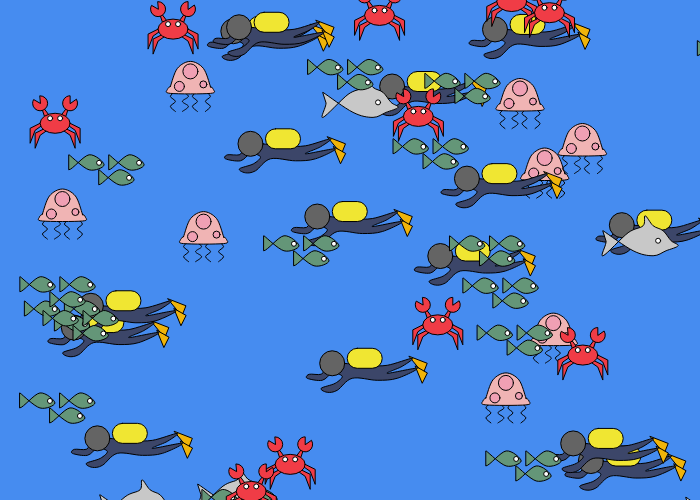
Frame 1 (no input)
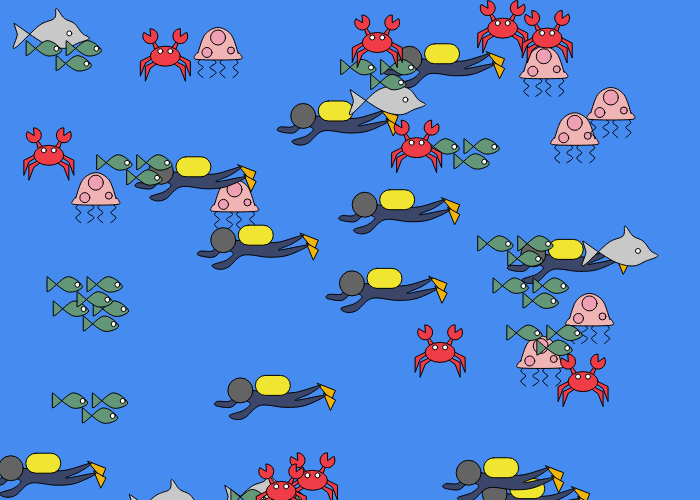
Frame 60 (no input)
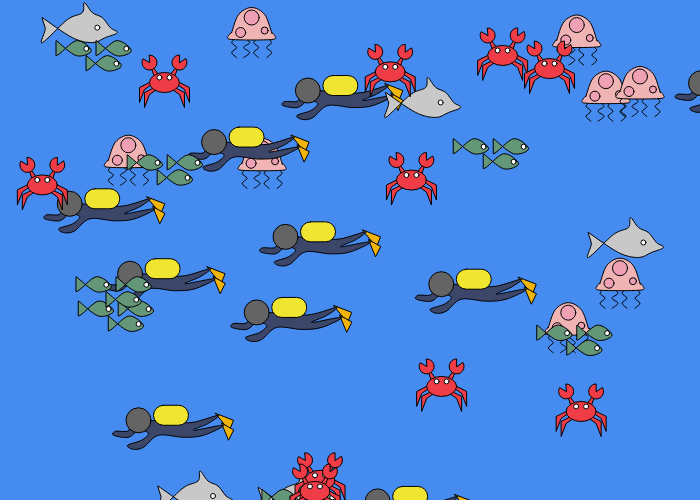
Frame 120 (the mouse pressed at the canvas centre since frame 60)

The p5.js sketch that drew these frames (run headless with seeded random() and noise() and a simulated clock; from frame 60 on, the mouse is pressed at the canvas centre):

// p5.js sketch
// ── sketch.js
var bobbys = [];
var cantBobs = 8;

var buzos = [];
var cantBuzos = 15;

var willy = [];
var cantWilly = 5;

var pez = [];
var cantPeces = 15;

var crab = [];
var cantCrabs = 10;

function setup() {
  createCanvas(700, 500);
  for (var i = 0; i < cantBobs; i = i + 1) {
    bobbys[i] = new jellyfish(random(width), random(height));
  }

  for (var i = 0; i < cantBuzos; i = i + 1) {
    buzos[i] = new humano(random(width), random(height));
  }
  
  for (var i = 0; i < cantWilly; i = i + 1) {
    willy[i] = new delfin(random(width), random(height));
  }
  
  for (var i = 0; i < cantPeces; i = i + 1) {
    pez[i] = new peces(random(width), random(height));
  }
  for (var i = 0; i < cantCrabs; i = i + 1) {
    crab[i] = new crangrejo(random(width), random(height));
  }
}

function draw() {
  background(70,140,240);

  for (var i = 0; i < cantBobs; i = i + 1) {
    bobbys[i].dibujarse();
    bobbys[i].moverse();
    if (dist(mouseX, mouseY, bobbys[i].x2, bobbys[i].y2) < 15){         
      bobbys[i].morirse();
    }
    for (var j = 0; j < cantBuzos; j = j + 1) {//medusas matando buzos
      if (dist(bobbys[i].x2, bobbys[i].y2, buzos[j].x3,buzos[j].y3)< 20) {
        buzos[j].morirse();
      } else if( buzos[j].viva== false){//revivir/renacer
    buzos[j].dibujarse();
    buzos[j].moverse();
      }
    }
  }
  for (var i = 0; i < cantBuzos; i = i + 1) {
    buzos[i].dibujarse();
    buzos[i].moverse();
     for (var j = 0; j < cantPeces; j = j + 1) {//buzos pescando peces
      if (dist(pez[j].x4, pez[j].y4, buzos[i].x3,buzos[i].y3)< 20) {
        pez[j].morirse();
      } else if( pez[j].viva== false){//revivir/renacer
        pez[j].dibujarse();
      }
    }
    for (var j = 0; j < cantCrabs; j = j + 1) {
      if (dist(crab[j].x5, crab[j].y5, buzos[i].x3,buzos[i].y3)< 60) {
        crab[j].escapar();
      } 
    }
  }
  for (var i = 0; i < cantWilly; i = i + 1) {
    willy[i].dibujarse();
    willy[i].moverse();
    for (var j = 0; j < cantBobs; j = j + 1) {//medusas asustando delfines/picando
      if (dist(bobbys[j].x2, bobbys[j].y2, willy[i].x1,willy[i].y1)< 100) {
        willy[i].parar();
      } 
    }
  }
  for (var i = 0; i < cantPeces; i = i + 1) {
    pez[i].dibujarse();
    pez[i].moverse();
  }
  
  for (var i = 0; i < cantCrabs; i = i + 1) {
    crab[i].dibujarse();
    crab[i].moverse();
  }
}



function jellyfish(_x, _y) {
  //medusa

  //Caracteristicas 
  this.x2 = _x;
  this.y2 = _y;
  this.dir = 1;
  this.viva = true;

 
  //forma
  this.dibujarse = function() {
    if (this.viva == true) {
      noFill();
      beginShape();
      curveVertex(this.x2 + 5, this.y2 + 5);
      curveVertex(this.x2 + 5, this.y2 + 5);
      curveVertex(this.x2, this.y2 + 10);
      curveVertex(this.x2 + 5, this.y2 + 15);
      curveVertex(this.x2, this.y2 + 20);
      curveVertex(this.x2 + 5, this.y2 + 25);
      curveVertex(this.x2 + 5, this.y2 + 25);
      endShape();

      beginShape();
      curveVertex(this.x2 + 12, this.y2 + 5);
      curveVertex(this.x2 + 12, this.y2 + 5);
      curveVertex(this.x2 + 18, this.y2 + 10);
      curveVertex(this.x2 + 12, this.y2 + 15);
      curveVertex(this.x2 + 18, this.y2 + 20);
      curveVertex(this.x2 + 12, this.y2 + 25);
      curveVertex(this.x2 + 12, this.y2 + 25);
      endShape();

      beginShape();
      curveVertex(this.x2 + 27, this.y2 + 5);
      curveVertex(this.x2 + 27, this.y2 + 5);
      curveVertex(this.x2 + 22, this.y2 + 10);
      curveVertex(this.x2 + 27, this.y2 + 15);
      curveVertex(this.x2 + 22, this.y2 + 20);
      curveVertex(this.x2 + 27, this.y2 + 25);
      curveVertex(this.x2 + 27, this.y2 + 25);
      endShape();

      beginShape();
      curveVertex(this.x2 + 35, this.y2 + 5);
      curveVertex(this.x2 + 35, this.y2 + 5);
      curveVertex(this.x2 + 40, this.y2 + 10);
      curveVertex(this.x2 + 35, this.y2 + 15);
      curveVertex(this.x2 + 40, this.y2 + 20);
      curveVertex(this.x2 + 35, this.y2 + 25);
      curveVertex(this.x2 + 35, this.y2 + 25);
      endShape();

      fill(240, 180, 180);

      beginShape();
      curveVertex(this.x2, this.y2);
      curveVertex(this.x2, this.y2);
      vertex(this.x2 + 7, this.y2 - 18);
      vertex(this.x2 + 20, this.y2 - 25);
      vertex(this.x2 + 33, this.y2 - 18);
      curveVertex(this.x2 + 40, this.y2);
      vertex(this.x2 + 40, this.y2);
      vertex(this.x2 + 43, this.y2 + 3);
      vertex(this.x2 + 40, this.y2 + 7);
      vertex(this.x2, this.y2 + 7);
      vertex(this.x2 - 3, this.y2 + 3);
      vertex(this.x2, this.y2);
      endShape(CLOSE);

      fill(240, 160, 180);

      ellipse(this.x2 + 9, this.y2, 10, 10);
      ellipse(this.x2 + 20, this.y2 - 15, 15, 15);
      ellipse(this.x2 + 33, this.y2 - 2, 7, 7);
    }
  }

  //movimiento

  this.moverse = function() {
    if ((this.x2 > width && this.y2 < 0) || (this.x2 < 0) && this.y2 > height) {
      this.dir = this.dir * -1;
    }

    this.x2 = this.x2 + random(0, 1) * this.dir;
    this.y2 = this.y2 + random(-2, 1) * this.dir;

  }

  // morir
  this.morirse = function() {
    this.viva = false;
  }
}

function humano(_x, _y) {
  //buceador
  //Caracteristicas
  this.x3 = _x;
  this.y3 = _y;
  this.viva = true;

  //Habilidades
  this.dibujarse = function() {
    if (this.viva == true) {
      fill(240, 180, 10);
      triangle(this.x3 + 82, this.y3 - 12, this.x3 + 100, this.y3 - 5, this.x3 + 96, this.y3 + 5);
      triangle(this.x3 + 88, this.y3 - 2, this.x3 + 95, this.y3 + 15, this.x3 + 100, this.y3 + 5);

      fill(60, 70, 105);
      beginShape();
      curveVertex(this.x3, this.y3);
      vertex(this.x3 - 6, this.y3 + 6);
      vertex(this.x3 - 18, this.y3 + 6);
      vertex(this.x3 - 20, this.y3 + 10);
      vertex(this.x3 - 5, this.y3 + 12);
      vertex(this.x3 + 5, this.y3 + 5);
      vertex(this.x3 + 15, this.y3 + 8);
      vertex(this.x3 + 8, this.y3 + 15);
      vertex(this.x3 - 6, this.y3 + 20);
      vertex(this.x3, this.y3 + 24);
      vertex(this.x3 + 10, this.y3 + 22);
      vertex(this.x3 + 25, this.y3 + 10);
      vertex(this.x3 + 50, this.y3 + 12);
      vertex(this.x3 + 70, this.y3 + 10);
      vertex(this.x3 + 90, this.y3);
      vertex(this.x3 + 60, this.y3 + 5);
      vertex(this.x3 + 75, this.y3 - 2);
      vertex(this.x3 + 85, this.y3 - 10);
      vertex(this.x3 + 60, this.y3 - 3);
      vertex(this.x3 + 40, this.y3 - 3);
      vertex(this.x3 + 10, this.y3 - 5);
      endShape(CLOSE);

      fill(100);
      ellipse(this.x3 + 5, this.y3 - 5, 25, 25);
      fill(240, 230, 50);
      rect(this.x3 + 20, this.y3 - 20, 35, 20, 10);
    }
  }
//morirse
  this.moverse = function() {
    if (this.x3 > 0) {
      this.x3 = this.x3 + random(0, -3);
      this.y3 = this.y3 + random(0, 1);
    } else if (this.x3 < 0) {
      this.x3 = width + 100;
      this.y3 = random(0, height);
    }
  }

  // morir
  this.morirse = function() {
    this.viva = false;
  }
}

function delfin(_x, _y) {
  //delfin
  //Caracteristicas
  this.x1 = _x;
  this.y1 = _y;
  this.viva = true;

  //Habilidades
  this.dibujarse = function() {
    if (this.viva == true) {
      fill(200);
      beginShape();
      curveVertex(this.x1, this.y1);
      vertex(this.x1 + 3, this.y1 + 11);
      vertex(this.x1, this.y1 + 25);
      vertex(this.x1 + 25, this.y1 + 2);
      vertex(this.x1 + 40, this.y1 - 5);
      vertex(this.x1 + 42, this.y1 - 15)
      vertex(this.x1 + 50, this.y1 - 5);
      vertex(this.x1 + 60, this.y1);
      vertex(this.x1 + 68, this.y1 + 10);
      vertex(this.x1 + 75, this.y1 + 15);
      vertex(this.x1 + 63, this.y1 + 20);
      curveVertex(this.x1 + 50, this.y1 + 25);
      vertex(this.x1 + 30, this.y1 + 20);
      endShape(CLOSE);
      fill(255);
      ellipse(this.x1 + 55, this.y1 + 10, 5, 5);
    }
  }

  this.moverse = function() {
    if (this.x1 < width || this.y1 > height) {
      this.x1 = this.x1 + random(0, 1);
      this.y1 = this.y1 + random(-2, 2);
    } else if (this.x1 > width || this.y1 < height) {
      this.x1 = 0;
      this.y1 = random(0, height);
    }
  }
  this.parar= function() {
      this.x1 = this.x1 + random(-1, 0);;
      this.y1 = this.y1 + random(-1, 1);
  }
 
  // morir
  this.morirse = function() {
    this.viva = false;
  }
}

function peces(_x, _y) {
  //pez
  //Caracteristicas
  this.x4 = _x;
  this.y4 = _y;
  this.viva = true;

  //Habilidades
  this.dibujarse = function() {
    if (this.viva == true) {
      fill(100, 150, 120);
      beginShape();
      vertex(this.x4, this.y4);
      vertex(this.x4, this.y4 + 15);
      curveVertex(this.x4 + 20, this.y4);
      vertex(this.x4 + 35, this.y4 + 10);
      vertex(this.x4 + 20, this.y4 + 15);
      endShape(CLOSE);

      beginShape();
      vertex(this.x4 + 40, this.y4);
      vertex(this.x4 + 40, this.y4 + 15);
      curveVertex(this.x4 + 60, this.y4);
      vertex(this.x4 + 75, this.y4 + 10);
      vertex(this.x4 + 60, this.y4 + 15);
      endShape(CLOSE);

      beginShape();
      vertex(this.x4 + 30, this.y4 + 15);
      vertex(this.x4 + 30, this.y4 + 30);
      curveVertex(this.x4 + 50, this.y4 + 15);
      vertex(this.x4 + 65, this.y4 + 25);
      vertex(this.x4 + 50, this.y4 + 30);
      endShape(CLOSE);

      fill(255);
      ellipse(this.x4 + 70, this.y4 + 8, 5, 5);
      ellipse(this.x4 + 60, this.y4 + 23, 5, 5);
      ellipse(this.x4 + 30, this.y4 + 8, 5, 5);
    }
  }

  this.moverse = function() {
    if (this.x4 < width) {
      this.x4 = this.x4 + random(0, 1);
    } else if (this.x4 > width) {
      this.x4 = 0;
    }
  }

  // morir
  this.morirse = function() {
    this.viva = false;
  }
}

function crangrejo(_x, _y) {
  //cangrejo
  //Caracteristicas
  this.x5 = _x;
  this.y5 = _y;
  this.viva = true;
  this.dir2 = 1;

  //Habilidades
  this.dibujarse = function() {
    if (this.viva == true) {
      fill(240,60,70);
  beginShape();
  vertex(this.x5-15,this.y5);
  vertex(this.x5-25,this.y5+5);
  vertex(this.x5-25,this.y5+20);
  vertex(this.x5-20,this.y5+7);
  vertex(this.x5-10,this.y5);
  endShape(CLOSE);
  
  beginShape();
  vertex(this.x5-10,this.y5+5);
  vertex(this.x5-20,this.y5+10);
  vertex(this.x5-20,this.y5+25);
  vertex(this.x5-15,this.y5+12);
  vertex(this.x5-5,this.y5+5);
  endShape(CLOSE);
  
   beginShape();
  vertex(this.x5+10,this.y5+5);
  vertex(this.x5+20,this.y5+10);
  vertex(this.x5+20,this.y5+25);
  vertex(this.x5+15,this.y5+12);
  vertex(this.x5+5,this.y5+5);
  endShape(CLOSE);
	
	beginShape();
  vertex(this.x5+15,this.y5);
  vertex(this.x5+25,this.y5+5);
  vertex(this.x5+25,this.y5+20);
  vertex(this.x5+20,this.y5+7);
  vertex(this.x5+10,this.y5);
  endShape(CLOSE);
  
  triangle(this.x5-10,this.y5-5,this.x5-15,this.y5-20,this.x5,this.y5);
  triangle(this.x5+10,this.y5-5,this.x5+15,this.y5-20,this.x5,this.y5);
	
  arc(this.x5-15,this.y5-20,15,15,PI+PI/2,PI+PI/6,PIE);
  arc(this.x5+15,this.y5-20,15,15,0-PI/6,PI+PI/2,PIE);
  
  ellipse(this.x5,this.y5,30,20);
  fill(255);
  ellipse(this.x5-5,this.y5-5,5,5);
  ellipse(this.x5+5,this.y5-5,5,5);
    }
  }
//movimiento
  this.moverse = function() {
    if(this.y5<480){
    this.x5=this.x5+random(-1,1);
    this.y5=this.y5+random(0,1);
    }else if(this.x5>width){
      this.x5=-20;
      }else{
    this.x5=this.x5+random(-1,2)*this.dir2;
    }
  }
  //escaparse
   this.escapar = function() {
    if(this.x5<width){
    this.dir2 = this.dir2 * -1;
    }else if(this.x5<=0){
    this.dir2 = this.dir2 * -1;
    }
  }

  // morir
  this.morirse = function() {
    this.viva = false;
  }
}
